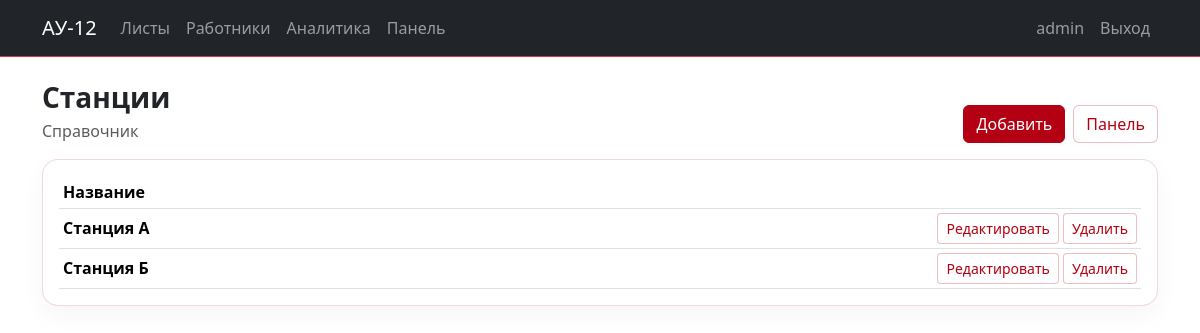
Page /panel/directory/stations/ (signed in) on the committed database.
### apps/accounts/models.py (models this page shows, shortened)
class User(AbstractUser):
    patronymic = models.CharField("Отчество", max_length=150, blank=True, default="")
    role = models.CharField("Должность", max_length=20, choices=Role.choices, default=Role.MACHINIST)
    station = models.ForeignKey(
        Station,
        verbose_name="Станция",
        on_delete=models.PROTECT,
        null=True,
        blank=True,
        related_name="users",
    )
    class Meta:
        verbose_name = "Пользователь"
        verbose_name_plural = "Пользователи"

### apps/directory/models.py (models this page shows)
class Station(models.Model):
    name = models.CharField("Станция", max_length=255, unique=True)
    class Meta:
        verbose_name = "Станция"
        verbose_name_plural = "Станции"
    def __str__(self): return self.name

### apps/panel/views.py (the view)
# urls.py: path("directory/stations/", views.StationList.as_view(), name="station_list"),
class StationList(RoleRequiredMixin, ListView):
    allowed_roles = {Role.ADMIN}
    model = Station
    template_name = "panel/list.html"
    def get_context_data(self, **kwargs):
        ctx = super().get_context_data(**kwargs)
        ctx.update({"title":"Станции","create_url":reverse_lazy("panel:station_create"),
                    "edit_name":"panel:station_edit","delete_name":"panel:station_delete"})
        return ctx

### apps/accounts/permissions.py (called while the page is built)
    def dispatch(self, request, *args, **kwargs):
        if not request.user.is_authenticated:
            return super().dispatch(request, *args, **kwargs)
        if getattr(request.user, "is_superuser", False):
            return super().dispatch(request, *args, **kwargs)
        if self.allowed_roles and getattr(request.user, "role", None) not in self.allowed_roles:
            return HttpResponseForbidden("Недостаточно прав.")
        return super().dispatch(request, *args, **kwargs)

### apps/panel/templates/panel/list.html
{% extends "base.html" %}
{% block content %}
<div class="d-flex align-items-end justify-content-between flex-wrap gap-2 mb-3">
  <div>
    <h3 class="section-title mb-1">{{ title }}</h3>
    <div class="text-muted">Справочник</div>
  </div>
  <div class="d-flex gap-2">
    <a class="btn btn-brand" href="{{ create_url }}">Добавить</a>
    <a class="btn btn-ghost" href="{% url 'panel:home' %}">Панель</a>
  </div>
</div>
<div class="card p-3">
  <div class="table-responsive">
    <table class="table table-sm align-middle mb-0">
      <thead>
        <tr>
          <th>Название</th>
          <th></th>
        </tr>
      </thead>
      <tbody>
      {% for obj in object_list %}
        <tr>
          <td class="fw-semibold">{{ obj }}</td>
          <td class="text-end">
            <a class="btn btn-ghost btn-sm" href="{% url edit_name obj.id %}">Редактировать</a>
            <a class="btn btn-ghost btn-sm" href="{% url delete_name obj.id %}">Удалить</a>
          </td>
        </tr>
      {% empty %}
        <tr><td colspan="2" class="text-muted">Нет данных</td></tr>
      {% endfor %}
      </tbody>
    </table>
  </div>
</div>
{% endblock %}

### apps/accounts/templates/base.html (shortened to what this page needs)
<!doctype html>
<html lang="ru">
<head>
  <link href="https://cdn.jsdelivr.net/npm/bootstrap@5.3.3/dist/css/bootstrap.min.css" rel="stylesheet">
  <link href="/static/css/style.css" rel="stylesheet">
</head>
<body>
<nav class="navbar navbar-expand-lg navbar-dark bg-dark border-bottom border-danger">
  <div class="container">
    <a class="navbar-brand" href="{% url 'routesheets:au12_list' %}">АУ-12</a>
    <div class="collapse navbar-collapse" id="nav">
      <ul class="navbar-nav me-auto">
        <li class="nav-item"><a class="nav-link" href="{% url 'routesheets:au12_list' %}">Листы</a></li>
        <li class="nav-item"><a class="nav-link" href="{% url 'accounts:worker_list' %}">Работники</a></li>
        <li class="nav-item"><a class="nav-link" href="{% url 'routesheets:analytics_fuel' %}">Аналитика</a></li>
        {% if user.is_authenticated and user.is_superuser %}
          <li class="nav-item"><a class="nav-link" href="{% url 'panel:home' %}">Панель</a></li>
        {% endif %}
      </ul>
      <ul class="navbar-nav">
        {% if user.is_authenticated %}
          <li class="nav-item"><a class="nav-link">{{ user.username }}</a></li>
          <li class="nav-item"><a class="nav-link" href="{% url 'accounts:logout' %}">Выход</a></li>
        {% else %}
          <li class="nav-item"><a class="nav-link" href="{% url 'accounts:login' %}">Вход</a></li>
        {% endif %}
      </ul>
    </div>
  </div>
</nav>
<main class="container py-4">
  {% block content %}{% endblock %}
</main>
</body>
</html>

### static/css/style.css (style rules this page uses)
:root { --brand:#b30012; --brand2:#7a000c; }
.section-title { font-weight:700; }
.btn-brand { background:var(--brand); border-color:var(--brand); color:#fff; }
.btn-ghost { border:1px solid rgba(179,0,18,.25); color:var(--brand); background:#fff; }
.card { border:1px solid rgba(179,0,18,.15); border-radius:16px; box-shadow:0 10px 25px rgba(0,0,0,.04); }

### rows in the picture
User: username "admin"
Station: name "Станция А"
Station: name "Станция Б"

### other values in the picture
{{ title }} "Станции"
